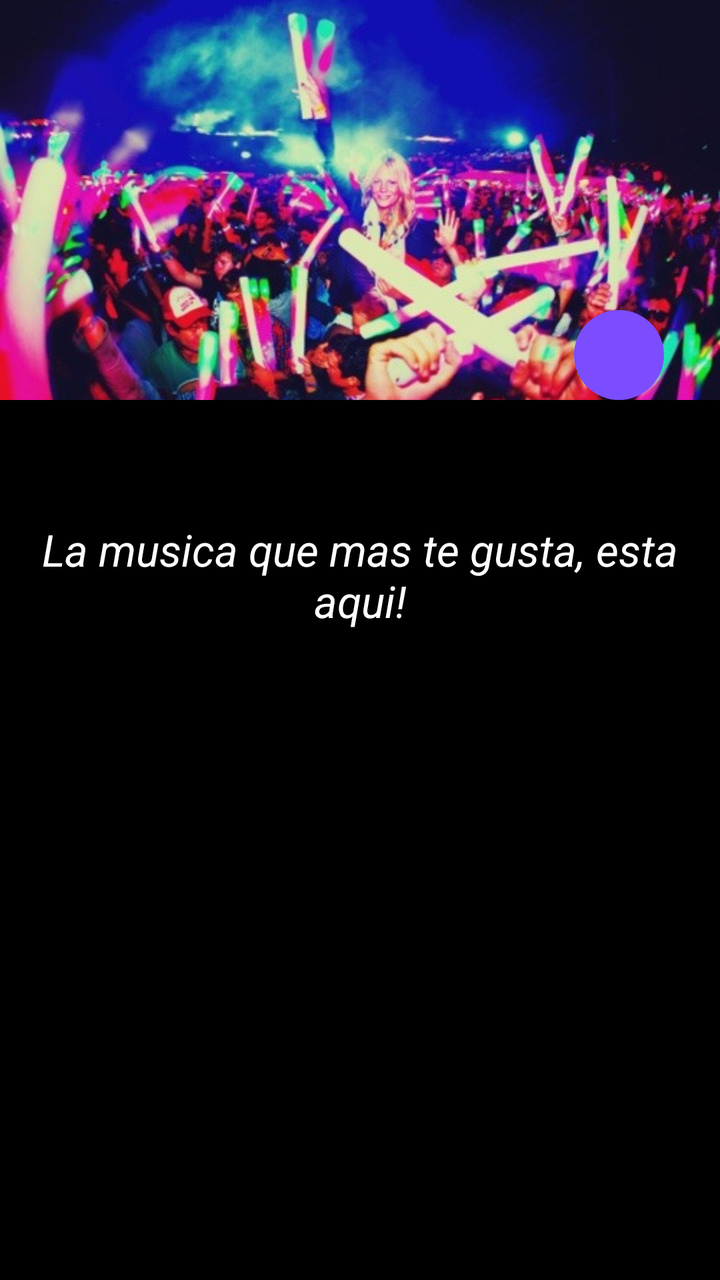
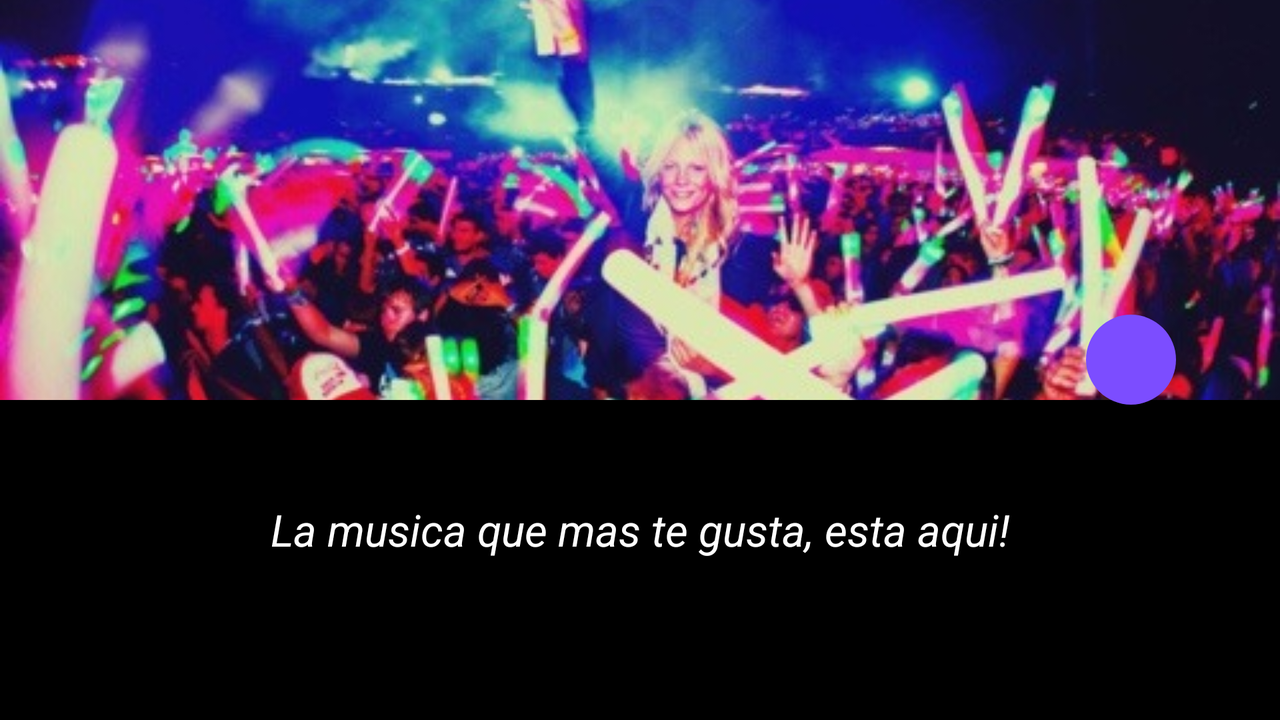

The same Android screen from two of the app's own layout files: first res/layout/ as a phone draws it, then the repository's variant for another configuration, drawn on a device whose configuration selects that folder. Both files follow.
<!-- AndroidManifest.xml: application theme AppTheme -->
<!-- res/layout/activity_bienvenido.xml -->
<?xml version="1.0" encoding="utf-8"?>
<RelativeLayout xmlns:android="http://schemas.android.com/apk/res/android"
    xmlns:app="http://schemas.android.com/apk/res-auto"
    xmlns:tools="http://schemas.android.com/tools"
    android:layout_width="match_parent"
    android:layout_height="match_parent"
    android:background="@color/colorBackground"
    tools:context="mx.com.iubix.androidl.Bienvenido">

    <ImageView
        android:id="@+id/iv"
        android:layout_width="match_parent"
        android:layout_height="200dp"
        android:scaleType="centerCrop"
        android:src="@drawable/party"
        android:layout_marginBottom="50dp"
        android:contentDescription=""
        tools:ignore="ContentDescription" />

    <TextView
        android:id="@+id/tv"
        android:layout_width="match_parent"
        android:layout_height="wrap_content"
        android:textAlignment="center"
        android:textColor="@color/colorText"
        android:textStyle="italic"
        android:layout_marginTop="10dp"
        android:textAppearance="@android:style/TextAppearance.Material.Large"
        android:layout_below="@+id/iv"
        android:text="@string/bienvenido"/>

    <ImageButton
        android:id="@+id/ib"
        android:layout_width="45dp"
        android:layout_height="45dp"
        android:onClick="onClick"
        android:scaleType="centerCrop"
        android:background="@drawable/ripple"
        android:src="@drawable/ic_account_circle_white_24dp"
        android:layout_alignBottom="@+id/iv"
        android:layout_alignParentEnd="true"
        android:layout_marginEnd="28dp"
        tools:ignore="ContentDescription" />

</RelativeLayout>
<!-- resources referenced by this layout -->
<resources>
  <color name="colorBackground">#000000</color>
  <color name="colorText">#fff</color>
  <!-- drawable party: jpg bitmap (drawable, 55754 bytes) -->
  <!-- drawable ripple (drawable) -->
  <?xml version="1.0" encoding="utf-8"?>
  <selector xmlns:android="http://schemas.android.com/apk/res/android">
      <item>
          <shape android:shape="oval">
              <solid android:color="@color/colorAccent">
  
              </solid>
          </shape>
      </item>
  </selector>
  <string name="bienvenido">La musica que mas te gusta, esta aqui!</string>
  <style name="AppTheme" parent="android:Theme.Material.Light.DarkActionBar">
          
          <item name="colorPrimary">@color/colorPrimary</item>
          <item name="colorPrimaryDark">@color/colorPrimaryDark</item>
          <item name="colorAccent">@color/colorAccent</item>
  
      </style>
  <color name="colorAccent">#7C4DFF</color>
  <color name="colorPrimary">#009688</color>
  <color name="colorPrimaryDark">#00796B</color>
</resources>
<!-- res/layout-land/activity_bienvenido.xml (the repository's variant of the layout above) -->
<!-- drawn on the phone turned sideways -->
<?xml version="1.0" encoding="utf-8"?>
<RelativeLayout xmlns:android="http://schemas.android.com/apk/res/android"
    xmlns:app="http://schemas.android.com/apk/res-auto"
    xmlns:tools="http://schemas.android.com/tools"
    android:layout_width="match_parent"
    android:layout_height="match_parent"
    android:background="@color/colorBackground"
    tools:context="mx.com.iubix.androidl.Bienvenido">

    <ImageView
        android:id="@+id/iv"
        android:layout_width="match_parent"
        android:layout_height="200dp"
        android:scaleType="centerCrop"
        android:src="@drawable/party"
        android:layout_marginBottom="50dp"
        />

    <TextView
        android:id="@+id/tv"
        android:layout_width="match_parent"
        android:layout_height="wrap_content"
        android:textAlignment="center"
        android:textColor="@color/colorText"
        android:textStyle="italic"
        android:textAppearance="@android:style/TextAppearance.Material.Large"
        android:text="@string/bienvenido"
        android:layout_below="@+id/iv"
        android:layout_alignParentStart="true" />

    <ImageButton
        android:id="@+id/ib"
        android:layout_width="45dp"
        android:layout_height="45dp"
        android:onClick="onClick"
        android:scaleType="centerCrop"
        android:background="@drawable/ripple"
        android:src="@drawable/ic_account_circle_white_24dp"
        android:layout_marginEnd="52dp"
        android:layout_centerVertical="true"
        android:layout_alignParentEnd="true" />

</RelativeLayout>
